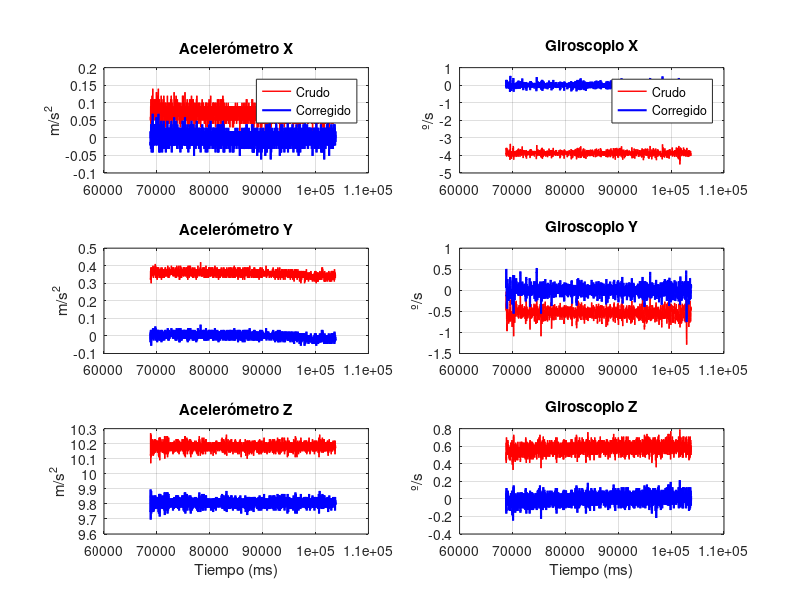

The MATLAB script that drew this image:
% =========================================================================
%                     Script de Calibración MPU6050
% =========================================================================
clc; clear; close all;

% LEER LOS DATOS (Ignorando las etiquetas de texto)
% El formato es: T:123 AX:1.23 AY:2.34 ...
disp('Leyendo reposo.csv...');
fid = fopen('reposo.csv', 'r');
datos = textscan(fid, 'T:%f,AX:%f,AY:%f,AZ:%f,GX:%f,GY:%f,GZ:%f', 'MultipleDelimsAsOne', true);
fclose(fid);

% EXTRAER VECTORES
T   = datos{1};
ax  = datos{2}; ay = datos{3}; az = datos{4};
gx  = datos{5}; gy = datos{6}; gz = datos{7};

% CALCULO DE ERRORES MEDIOS
% El acelerómetro Z deberia medir 9.80665 m/s² (gravedad)
mean_ax = mean(ax);
mean_ay = mean(ay);
mean_az = mean(az) - 9.80665;

mean_gx = mean(gx);
mean_gy = mean(gy);
mean_gz = mean(gz);

% CONVERSION A LSB (DATOS CRUDOS DEL MPU6050)
% Según la libreria mpu6050.h:
% Accel Sensibilidad: 8192 LSB/g (y 1g = 9.80665 m/s²) -> Factor = 8192 / 9.80665
% Gyro Sensibilidad: 65.5 LSB/(°/s)

accel_factor = 8192.0 / 9.80665;
gyro_factor  = 65.5;

offset_ax_lsb = round(mean_ax * accel_factor);
offset_ay_lsb = round(mean_ay * accel_factor);
offset_az_lsb = round(mean_az * accel_factor);

offset_gx_lsb = round(mean_gx * gyro_factor);
offset_gy_lsb = round(mean_gy * gyro_factor);
offset_gz_lsb = round(mean_gz * gyro_factor);

% IMPRIMIR CÓDIGO PARA PEGAR EN EL FIRMWARE
fprintf('\n=== COPIAR Y PEGAR ESTO EN mpu6050.h ===\n');
fprintf('#define MPU6050_OFFSET_AX       (%d)\n', offset_ax_lsb);
fprintf('#define MPU6050_OFFSET_AY       (%d)\n', offset_ay_lsb);
fprintf('#define MPU6050_OFFSET_AZ       (%d)\n', offset_az_lsb);
fprintf('#define MPU6050_OFFSET_GX       (%d)\n', offset_gx_lsb);
fprintf('#define MPU6050_OFFSET_GY       (%d)\n', offset_gy_lsb);
fprintf('#define MPU6050_OFFSET_GZ       (%d)\n', offset_gz_lsb);
fprintf('===========================================\n');

% =========================================================================
%           VISUALIZACIÓN DE LA CALIBRACIÓN (Crudo vs Corregido)
% =========================================================================

% Calcular los vectores corregidos simulando lo que hará el STM32
ax_corr = ax - mean_ax;
ay_corr = ay - mean_ay;
az_corr = az - (mean(az) - 9.80665); % Al Z le restamos el error, pero conservamos la gravedad

gx_corr = gx - mean_gx;
gy_corr = gy - mean_gy;
gz_corr = gz - mean_gz;

% Crear la ventana de la figura (grande para ver detalles)
figure('Name', 'Calibración MPU6050', 'Position', [100, 100, 1200, 800]);

% ===== COLUMNA IZQUIERDA: ACELERÓMETROS =====
subplot(3, 2, 1);
plot(T, ax, 'r', 'LineWidth', 1); hold on;
plot(T, ax_corr, 'b', 'LineWidth', 1.5);
grid on; title('Acelerómetro X'); ylabel('m/s^2'); legend('Crudo', 'Corregido');

subplot(3, 2, 3);
plot(T, ay, 'r', 'LineWidth', 1); hold on;
plot(T, ay_corr, 'b', 'LineWidth', 1.5);
grid on; title('Acelerómetro Y'); ylabel('m/s^2');

subplot(3, 2, 5);
plot(T, az, 'r', 'LineWidth', 1); hold on;
plot(T, az_corr, 'b', 'LineWidth', 1.5);
grid on; title('Acelerómetro Z'); ylabel('m/s^2'); xlabel('Tiempo (ms)');

% ===== COLUMNA DERECHA: GIROSCOPIOS =====
subplot(3, 2, 2);
plot(T, gx, 'r', 'LineWidth', 1); hold on;
plot(T, gx_corr, 'b', 'LineWidth', 1.5);
grid on; title('Giroscopio X'); ylabel('º/s'); legend('Crudo', 'Corregido');

subplot(3, 2, 4);
plot(T, gy, 'r', 'LineWidth', 1); hold on;
plot(T, gy_corr, 'b', 'LineWidth', 1.5);
grid on; title('Giroscopio Y'); ylabel('º/s');

subplot(3, 2, 6);
plot(T, gz, 'r', 'LineWidth', 1); hold on;
plot(T, gz_corr, 'b', 'LineWidth', 1.5);
grid on; title('Giroscopio Z'); ylabel('º/s'); xlabel('Tiempo (ms)');
